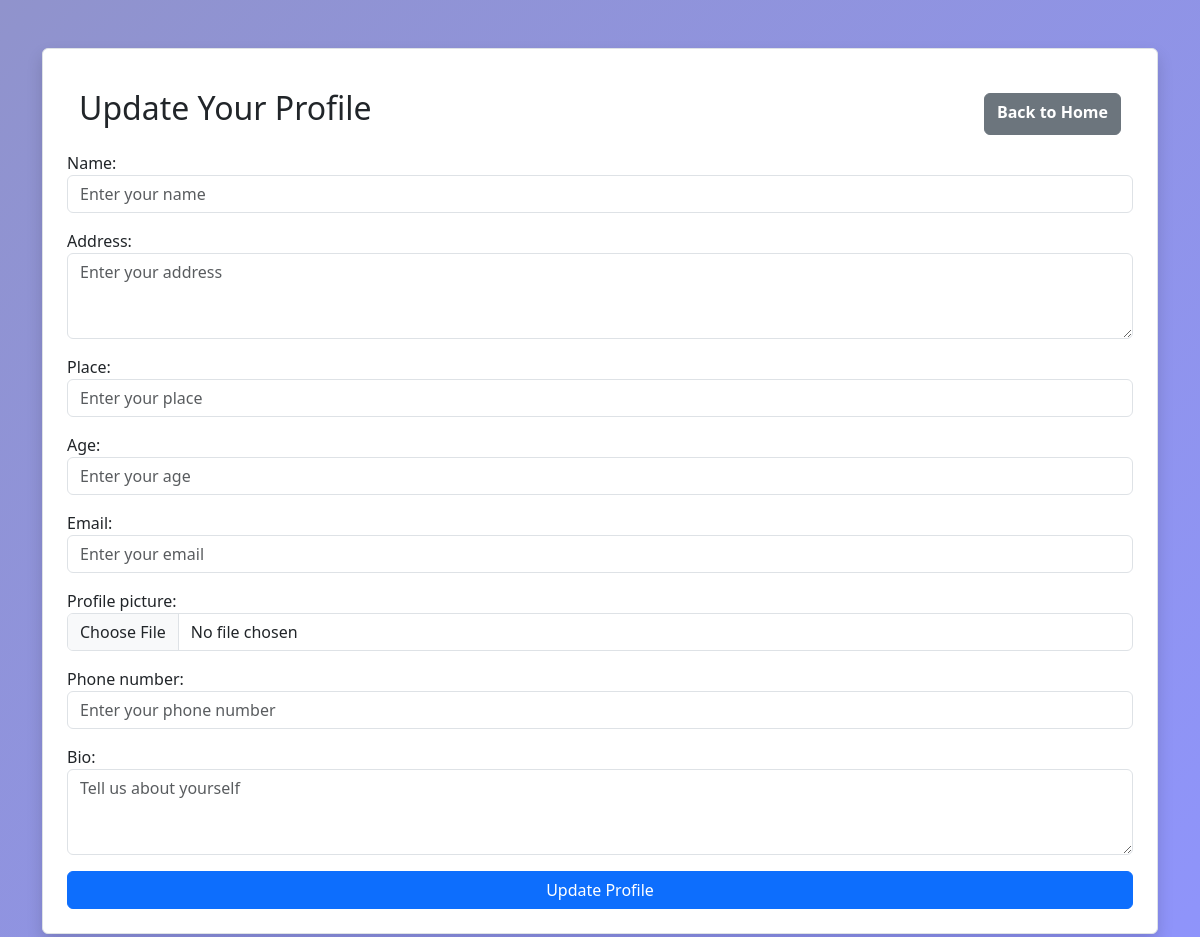
Before: /admins/profile/5 (signed in) with the older database file.
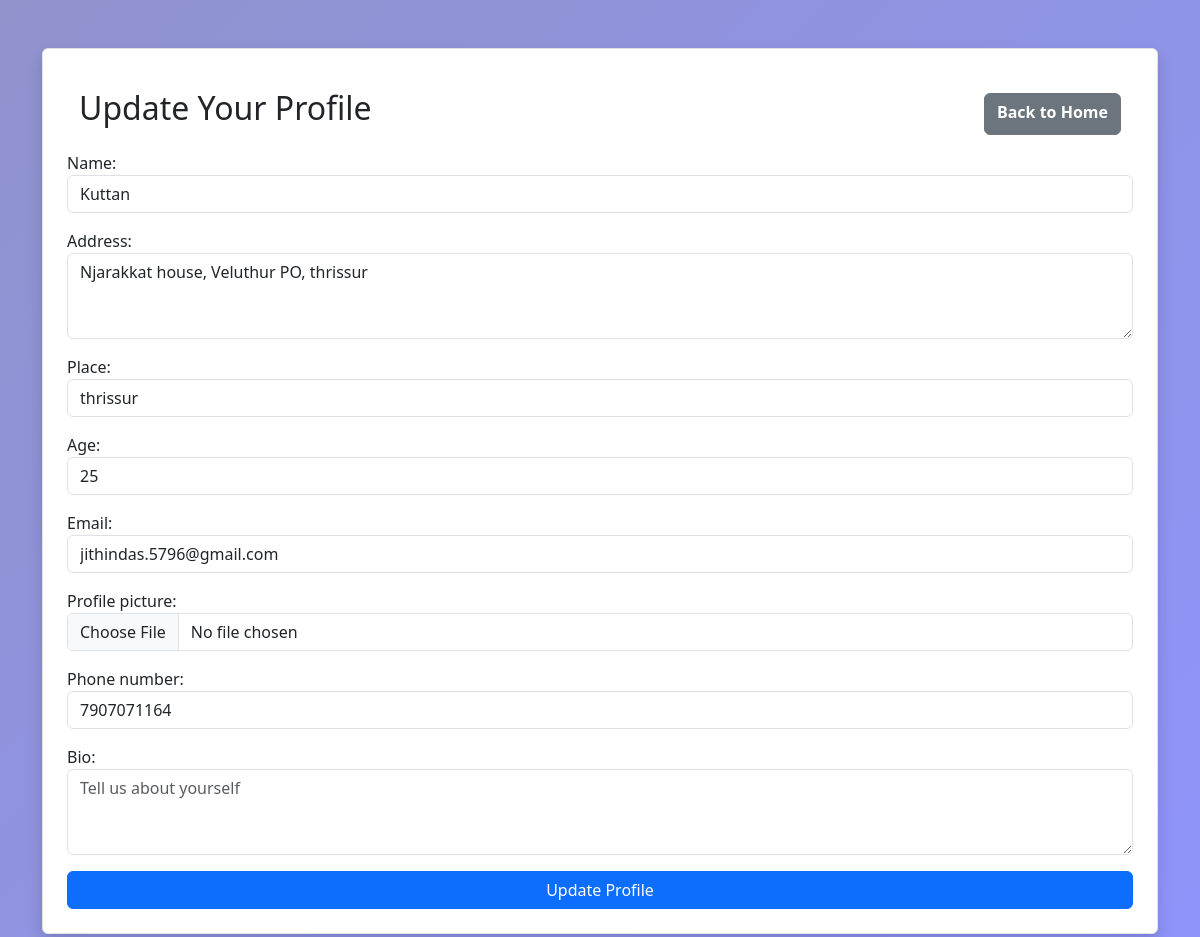
After: the same page with the newer database file.
### admins/models.py (models this page shows, shortened)
class UserProfile_Model(models.Model):
    name=models.CharField(max_length=100,null=True)
    address=models.TextField(null=True)
    place = models.CharField(max_length=100)
    age=models.PositiveIntegerField(null=True)
    email=models.EmailField(null=True)
    profile_picture = models.ImageField(upload_to='images', blank=True, null=True)
    phone_number=models.CharField(max_length=10, null=True)
    user=models.OneToOneField(User,on_delete=models.CASCADE)
    bio = models.TextField(blank=True)
    created_date=models.DateField(auto_now_add=True)
    updated_date=models.DateField(auto_now=True)
    is_active=models.BooleanField(default=False)

### admins/views.py (the view, shortened to what this page needs)
# urls.py: path('profile/<int:pk>',Update_UserProfile_View.as_view(),name='profile'),
class Update_UserProfile_View(LoginRequiredMixin,View):
    def get(self, request, *args, **kwargs):
        id = kwargs.get('pk')
        data = UserProfile_Model.objects.get(id=id)
        form = UserProfile_Form(instance=data)
        return render(request, 'profile.html', {'form': form, 'data': data})

### admins/templates/profile.html (shortened to what this page needs)
<!DOCTYPE html>
<html lang="en">
<head>
    <link href="https://cdn.jsdelivr.net/npm/bootstrap@5.3.0/dist/css/bootstrap.min.css" rel="stylesheet">
</head>
<body>
    <div class="container mt-5">
        <form method="POST" enctype="multipart/form-data" class="border p-4 shadow rounded my-3">
            <div class=" container d-flex justify-content-between my-3 text-center">
                {% if not request.user.is_superuser and request.user.user_type != 'service_provider' %}
                <h2 class="text-center">Update Your Profile</h2>
                {% else %}
                <h2 class="text-center">Profile Details</h2>
                {% endif %}
                {% if request.user.is_superuser %}
                <a href="{% url 'admins' %}" class="btn btn-secondary mt-1"><b>Back to Home</b></a>
                {% elif request.user.user_type == 'customer' %}
                <a href="{% url 'user' %}" class="btn btn-secondary mt-1"><b>Back to Home</b></a>
                {% elif request.user.user_type == 'service_provider' %}
                <a href="{% url 'provider_booking' %}" class="btn btn-secondary mt-1"><b>Back to Home</b></a>
                {% endif %}
            </div>
            {% for field in form %}
            <div class="mb-3">
                {{ field.label_tag }}
                {{ field }}
            </div>
            {% endfor %}
            {% if not request.user.is_superuser %}
            <button type="submit" class="btn btn-primary w-100">Update Profile</button>
            {% endif %}
        </form>
    </div>
</body>
</html>

Changed rows visible on the page:
changed UserProfile_Model: name (not shown) → "Kuttan"; address (not shown) → "Njarakkat house, Veluthur PO, thrissur"; place (not shown) → "thrissur"; age (not shown) → "25"; email (not shown) → "jithindas.5796@gmail.com"; phone_number (not shown) → "7907071164"
